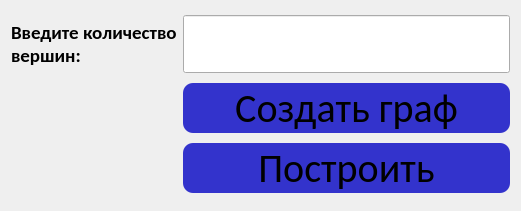
    <widget class="QWidget" name="verticalLayoutWidget">
     <property name="geometry">
      <rect>
       <x>21</x>
       <y>20</y>
       <width>521</width>
       <height>211</height>
      </rect>
     </property>
     <layout class="QGridLayout" name="gridLayout_2">
      <item row="0" column="1">
       <widget class="QLineEdit" name="quantitylabel">
        <property name="font">
         <font>
          <family>Calibri</family>
          <pointsize>30</pointsize>
          <italic>true</italic>
          <stylestrategy>PreferDefault</stylestrategy>
         </font>
        </property>
       </widget>
      </item>
      <item row="1" column="1">
       <widget class="QPushButton" name="gotab">
        <property name="font">
         <font>
          <family>Calibri</family>
          <pointsize>30</pointsize>
         </font>
        </property>
        <property name="styleSheet">
         <string notr="true">background-color:rgb(51,51,204);
border-radius: 10px;</string>
        </property>
        <property name="text">
         <string>Создать граф</string>
        </property>
       </widget>
      </item>
      <item row="2" column="1">
       <widget class="QPushButton" name="build">
        <property name="font">
         <font>
          <family>Calibri</family>
          <pointsize>30</pointsize>
         </font>
        </property>
        <property name="styleSheet">
         <string notr="true">background-color:rgb(51,51,204);
border-radius: 10px;</string>
        </property>
        <property name="text">
         <string>Построить</string>
        </property>
       </widget>
      </item>
      <item row="0" column="0">
       <widget class="QLabel" name="label_2">
        <property name="font">
         <font>
          <family>Calibri</family>
          <pointsize>14</pointsize>
          <weight>75</weight>
          <italic>false</italic>
          <bold>true</bold>
         </font>
        </property>
        <property name="text">
         <string>Введите количество вершин:</string>
        </property>
        <property name="wordWrap">
         <bool>true</bool>
        </property>
       </widget>
      </item>
     </layout>
     <zorder>gotab</zorder>
     <zorder>build</zorder>
     <zorder>label_2</zorder>
     <zorder>quantitylabel</zorder>
    </widget>
